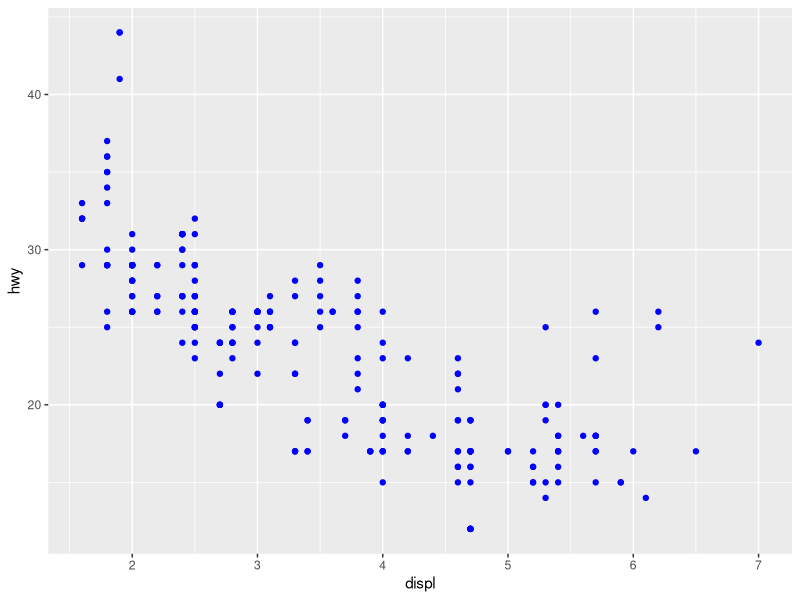
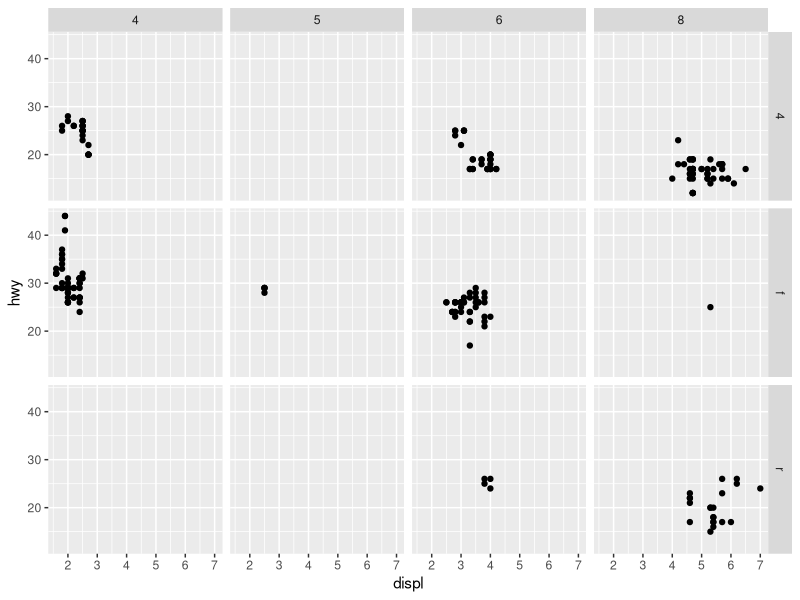

Write the R code that produced these figures, in order.
## ---- chunk 1
library(tidyverse)
## ---- chunk 2
centers <- c("Ashton",'Briscoe', 'Collins', 'Eigenmann', 'Forest', 
             'Read', 'Spruce', 'Teter', 'USC', 'Wells', 'Willkie', 'Wright')
## ---- chunk 3
df <- data.frame("Center" = centers)
df$RA.Submissions <- NA
df$RA.Numbers <- NA
df$Staff.Submission.Rate <- NA
df$Number.Students <- NA
df$Percentage.Students <- NA
# Create more columns as needed.
## ---- chunk 4
ggplot(data = mpg) + 
  geom_point(mapping = aes(x = displ, y = hwy), color = "blue")
## ---- chunk 5
ggplot(data = mpg) + 
  geom_point(mapping = aes(x = displ, y = hwy)) + 
  facet_grid(drv ~ cyl)
